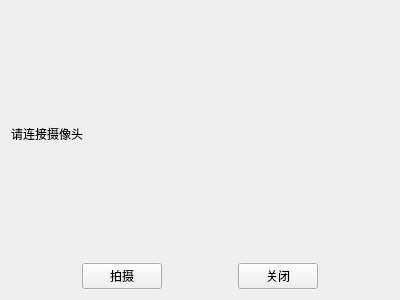
<?xml version="1.0" encoding="UTF-8"?>
<ui version="4.0">
 <class>DetectCamera</class>
 <widget class="QWidget" name="DetectCamera">
  <property name="geometry">
   <rect>
    <x>0</x>
    <y>0</y>
    <width>400</width>
    <height>300</height>
   </rect>
  </property>
  <property name="windowTitle">
   <string>Form</string>
  </property>
  <layout class="QGridLayout" name="gridLayout">
   <item row="1" column="1">
    <widget class="QPushButton" name="pbsave">
     <property name="text">
      <string>拍摄</string>
     </property>
    </widget>
   </item>
   <item row="1" column="2">
    <spacer name="horizontalSpacer">
     <property name="orientation">
      <enum>Qt::Orientation::Horizontal</enum>
     </property>
     <property name="sizeHint" stdset="0">
      <size>
       <width>40</width>
       <height>20</height>
      </size>
     </property>
    </spacer>
   </item>
   <item row="1" column="0">
    <spacer name="horizontalSpacer_2">
     <property name="orientation">
      <enum>Qt::Orientation::Horizontal</enum>
     </property>
     <property name="sizeHint" stdset="0">
      <size>
       <width>40</width>
       <height>20</height>
      </size>
     </property>
    </spacer>
   </item>
   <item row="1" column="3">
    <widget class="QPushButton" name="pbclose">
     <property name="text">
      <string>关闭</string>
     </property>
    </widget>
   </item>
   <item row="1" column="4">
    <spacer name="horizontalSpacer_3">
     <property name="orientation">
      <enum>Qt::Orientation::Horizontal</enum>
     </property>
     <property name="sizeHint" stdset="0">
      <size>
       <width>40</width>
       <height>20</height>
      </size>
     </property>
    </spacer>
   </item>
   <item row="0" column="0" colspan="5">
    <widget class="QLabel" name="label_image">
     <property name="text">
      <string>请连接摄像头</string>
     </property>
    </widget>
   </item>
  </layout>
 </widget>
 <resources/>
 <connections/>
</ui>
